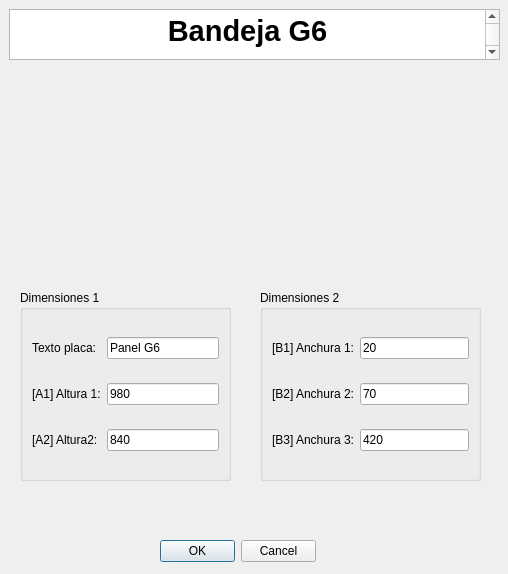
<?xml version="1.0" encoding="UTF-8"?>
<ui version="4.0">
 <class>MyPositionDialog</class>
 <widget class="QDialog" name="MyPositionDialog">
  <property name="geometry">
   <rect>
    <x>0</x>
    <y>0</y>
    <width>508</width>
    <height>574</height>
   </rect>
  </property>
  <property name="windowTitle">
   <string>Enter Position</string>
  </property>
  <property name="whatsThis">
   <string>&lt;html&gt;&lt;head/&gt;&lt;body&gt;&lt;p&gt;Esta ventana de KSDpanel te permite introducir todas las medidas correspondientes del panel seleccionado.&lt;/p&gt;&lt;p&gt;Recuerda que todas las medidas deben de ir en milimetros (mm).&lt;/p&gt;&lt;/body&gt;&lt;/html&gt;</string>
  </property>
  <widget class="QDialogButtonBox" name="buttonBox">
   <property name="geometry">
    <rect>
     <x>160</x>
     <y>540</y>
     <width>156</width>
     <height>23</height>
    </rect>
   </property>
   <property name="orientation">
    <enum>Qt::Horizontal</enum>
   </property>
   <property name="standardButtons">
    <set>QDialogButtonBox::Cancel|QDialogButtonBox::Ok</set>
   </property>
  </widget>
  <widget class="QTextBrowser" name="textBrowser">
   <property name="geometry">
    <rect>
     <x>9</x>
     <y>9</y>
     <width>491</width>
     <height>51</height>
    </rect>
   </property>
   <property name="html">
    <string>&lt;!DOCTYPE HTML PUBLIC &quot;-//W3C//DTD HTML 4.0//EN&quot; &quot;http://www.w3.org/TR/REC-html40/strict.dtd&quot;&gt;
&lt;html&gt;&lt;head&gt;&lt;meta name=&quot;qrichtext&quot; content=&quot;1&quot; /&gt;&lt;style type=&quot;text/css&quot;&gt;
p, li { white-space: pre-wrap; }
&lt;/style&gt;&lt;/head&gt;&lt;body style=&quot; font-family:'MS Shell Dlg 2'; font-size:8.25pt; font-weight:400; font-style:normal;&quot;&gt;
&lt;p align=&quot;center&quot; style=&quot; margin-top:0px; margin-bottom:0px; margin-left:0px; margin-right:0px; -qt-block-indent:0; text-indent:0px;&quot;&gt;&lt;span style=&quot; font-size:22pt; font-weight:600;&quot;&gt;Bandeja G6&lt;/span&gt;&lt;/p&gt;
&lt;p align=&quot;center&quot; style=&quot;-qt-paragraph-type:empty; margin-top:0px; margin-bottom:0px; margin-left:0px; margin-right:0px; -qt-block-indent:0; text-indent:0px; font-size:22pt; font-weight:600;&quot;&gt;&lt;br /&gt;&lt;/p&gt;&lt;/body&gt;&lt;/html&gt;</string>
   </property>
  </widget>
  <widget class="QGroupBox" name="groupBox_2">
   <property name="geometry">
    <rect>
     <x>260</x>
     <y>290</y>
     <width>221</width>
     <height>191</height>
    </rect>
   </property>
   <property name="styleSheet">
    <string notr="true">font: 10pt &quot;MS Shell Dlg 2&quot;;</string>
   </property>
   <property name="title">
    <string>Dimensiones 2</string>
   </property>
   <layout class="QGridLayout" name="gridLayout_2">
    <item row="3" column="1">
     <widget class="QLineEdit" name="anchura3UI">
      <property name="text">
       <string>420</string>
      </property>
     </widget>
    </item>
    <item row="3" column="0">
     <widget class="QLabel" name="label_14">
      <property name="text">
       <string>[B3] Anchura 3:</string>
      </property>
     </widget>
    </item>
    <item row="1" column="0">
     <widget class="QLabel" name="label_9">
      <property name="text">
       <string>[B1] Anchura 1:</string>
      </property>
     </widget>
    </item>
    <item row="2" column="1">
     <widget class="QLineEdit" name="anchura2UI">
      <property name="text">
       <string>70</string>
      </property>
     </widget>
    </item>
    <item row="2" column="0">
     <widget class="QLabel" name="label_11">
      <property name="text">
       <string>[B2] Anchura 2:</string>
      </property>
     </widget>
    </item>
    <item row="1" column="1">
     <widget class="QLineEdit" name="anchura1UI">
      <property name="text">
       <string>20</string>
      </property>
     </widget>
    </item>
   </layout>
  </widget>
  <widget class="QLabel" name="imagenPanelUI">
   <property name="geometry">
    <rect>
     <x>100</x>
     <y>70</y>
     <width>301</width>
     <height>201</height>
    </rect>
   </property>
   <property name="text">
    <string/>
   </property>
   <property name="pixmap">
    <pixmap>../imagenes/REF_036cotas.jpg</pixmap>
   </property>
   <property name="scaledContents">
    <bool>true</bool>
   </property>
   <property name="wordWrap">
    <bool>false</bool>
   </property>
   <property name="margin">
    <number>0</number>
   </property>
   <property name="openExternalLinks">
    <bool>false</bool>
   </property>
  </widget>
  <widget class="QGroupBox" name="groupBox_3">
   <property name="geometry">
    <rect>
     <x>20</x>
     <y>290</y>
     <width>211</width>
     <height>191</height>
    </rect>
   </property>
   <property name="styleSheet">
    <string notr="true">font: 10pt &quot;MS Shell Dlg 2&quot;;</string>
   </property>
   <property name="title">
    <string>Dimensiones 1</string>
   </property>
   <layout class="QGridLayout" name="gridLayout_3">
    <item row="0" column="1">
     <widget class="QLineEdit" name="textoDescriptivoA0UI">
      <property name="text">
       <string>Panel G6</string>
      </property>
     </widget>
    </item>
    <item row="0" column="0">
     <widget class="QLabel" name="label">
      <property name="text">
       <string>Texto placa:</string>
      </property>
     </widget>
    </item>
    <item row="1" column="1">
     <widget class="QLineEdit" name="altura1UI">
      <property name="text">
       <string>980</string>
      </property>
     </widget>
    </item>
    <item row="3" column="1">
     <widget class="QLineEdit" name="altura2UI">
      <property name="text">
       <string>840</string>
      </property>
     </widget>
    </item>
    <item row="3" column="0">
     <widget class="QLabel" name="label_4">
      <property name="text">
       <string>[A2] Altura2:</string>
      </property>
     </widget>
    </item>
    <item row="1" column="0">
     <widget class="QLabel" name="label_8">
      <property name="text">
       <string>[A1] Altura 1:</string>
      </property>
     </widget>
    </item>
   </layout>
  </widget>
  <zorder>groupBox_2</zorder>
  <zorder>buttonBox</zorder>
  <zorder>textBrowser</zorder>
  <zorder>imagenPanelUI</zorder>
  <zorder>groupBox_3</zorder>
 </widget>
 <resources/>
 <connections>
  <connection>
   <sender>buttonBox</sender>
   <signal>accepted()</signal>
   <receiver>MyPositionDialog</receiver>
   <slot>accept()</slot>
   <hints>
    <hint type="sourcelabel">
     <x>248</x>
     <y>254</y>
    </hint>
    <hint type="destinationlabel">
     <x>157</x>
     <y>274</y>
    </hint>
   </hints>
  </connection>
  <connection>
   <sender>buttonBox</sender>
   <signal>rejected()</signal>
   <receiver>MyPositionDialog</receiver>
   <slot>reject()</slot>
   <hints>
    <hint type="sourcelabel">
     <x>316</x>
     <y>260</y>
    </hint>
    <hint type="destinationlabel">
     <x>286</x>
     <y>274</y>
    </hint>
   </hints>
  </connection>
 </connections>
</ui>
